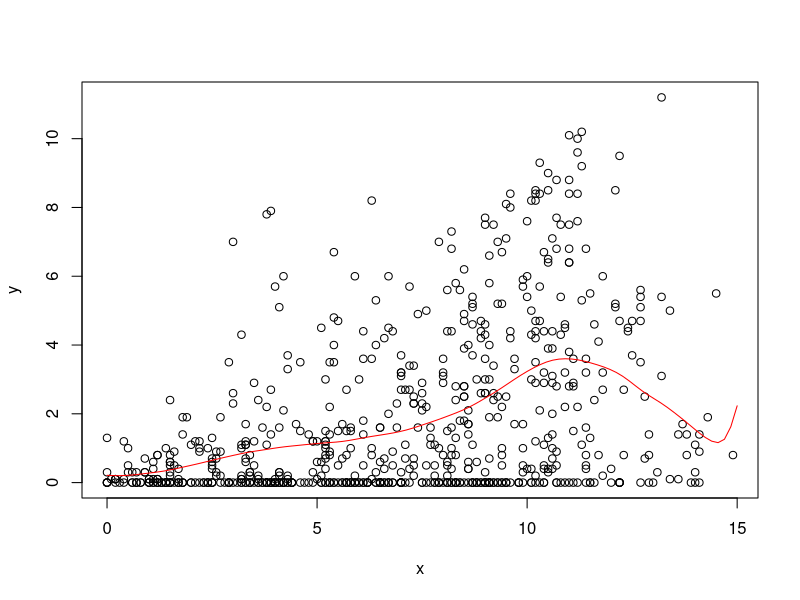
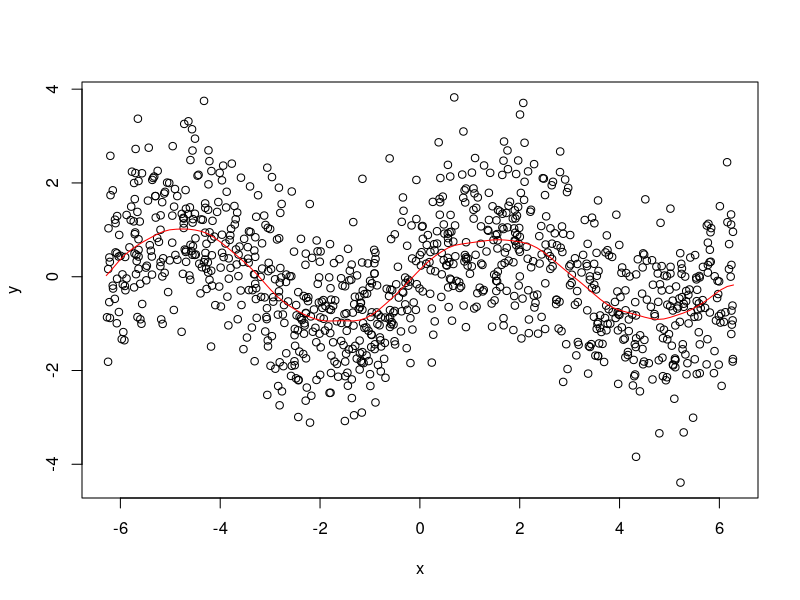

These charts were generated, in order, by the following R code:
# STAT-S 610
# LAB 4
# 2019-10-03
# https://jfukuyama.github.io/teaching/stat610/assignments/lab4.pdf

# --- functions --- #

#' @param x (numeric) vector of same length as y
#' @param y (numeric) vector of same length as y
#' @param z (numeric) vector, can be of a different length
#' @param omega (numeric) must be a scalar
#' @return (numeric) vector of the same length as z
llr = function(x, y, z, omega) {
  fits = sapply(z, compute_f_hat, x, y, omega)
  return(fits)
}

#' @param z (numeric) must be a scalar
#' @param x (numeric) vector of the same length as y
#' @param y (numeric) vector of the same length as x
#' @param omega (numeric) must be a scalar
#' @return (numeric) scalar
compute_f_hat = function(z, x, y, omega) {
  Wz = diag(make_weight_matrix(z, x, omega))
  X = make_predictor_matrix(x)
  f_hat = c(1, z) %*% solve(t(X) %*% (apply(X,2,function(t) {t*Wz}))) %*% t(X) %*% (apply(matrix(y),2,function(t) {t*Wz}))
  return(f_hat)
}

#' @param z (numeric) must be a scalar
#' @param x (numeric) vector of arbitrary length
#' @param omega (numeric) must be a scalar
#' @return (numeric) a diagonal matrix
make_weight_matrix = function(z, x, omega) {
  r = abs(x - z) / omega  # this is a vector of the same length as x
  w = sapply(r, W)  # this is a vector of the same length as x and r
  Wz = diag(w)  # this is a diagonal matrix with elements from w
  return(Wz)
}

#' @param r (numeric) must be a scalar
#' @return (numeric) scalar
W = function(r) {
  if (abs(r) < 1) {
    return((1 - abs(r) ** 3) ** 3)
  } else {
    return(0)
  }
}

#' @param x (numeric) vector of arbitrary length
#' @return (numeric) matrix with 2 columns and rows equal to length of x
make_predictor_matrix = function(x) {
  n = length(x)
  return(cbind(rep(1, n), x))
}


# --- example 1 --- #

# get the data
data(french_fries, package = 'reshape2')
french_fries = na.omit(french_fries)

# input data
x = french_fries$potato
y = french_fries$buttery

# space along which to smooth
z = seq(0, 15, length.out = 100)

# run smoothing
fits = llr(z = z, x = x, y = y, omega = 2)

# plot the data and the smoother
plot(x, y)
lines(z, fits, col = 'red')


# --- example 2 --- #

# noisy sine wave
x = runif(1000, -2 * pi, 2 * pi)
y = sin(x) + rnorm(length(x))

# space along which to smooth
z = seq(-2 * pi, 2 * pi, length.out = 100)

# run smoothing
fits = llr(z = z, x = x, y = y, omega = pi / 3)

# plot the data and the smoother
plot(x, y)
lines(z, fits, col = 'red')
